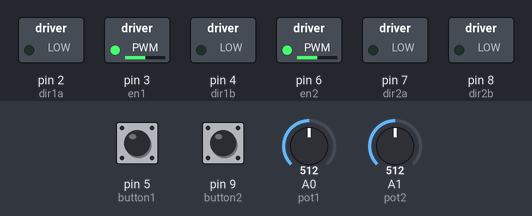
The sketch below on a simulated Arduino Uno, built with avr-gcc and run on an emulated ATmega328P. Shown: switched loads named in the sketch (green lamp = pin HIGH). The test bench sets the inputs (shaded band); at power-on: pin 5 (button1) HIGH, pin 9 (button2) HIGH, A0 (pot1) = 512, A1 (pot2) = 512.

Above: at 1.2 s.
1.3 s: pin 5 (button1) pulled LOW for 1 s
At 2.6 s:
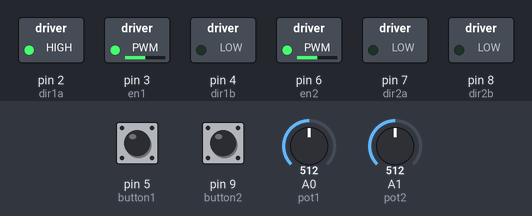
3.8 s: pin 9 (button2) pulled LOW for 3.2 s
At 7.5 s:
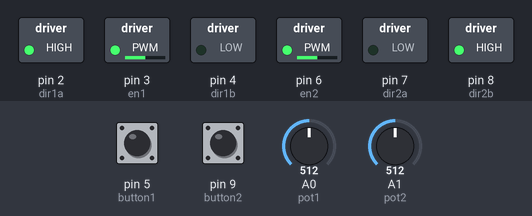
8.5 s: A0 (pot1) set to 716
At 9.7 s:
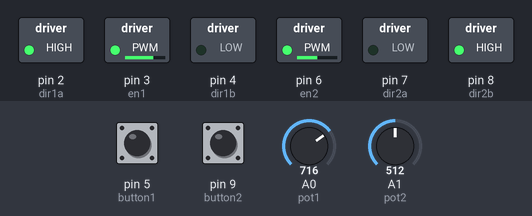
10.0 s: A1 (pot2) set to 716
At 11.0 s:
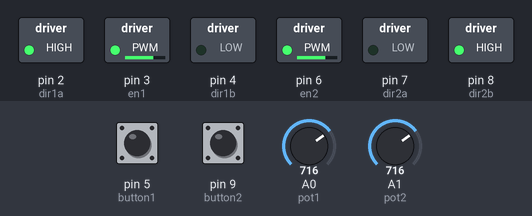
11.5 s: pin 5 (button1) pulled LOW for 0.15 s
At 12.1 s:
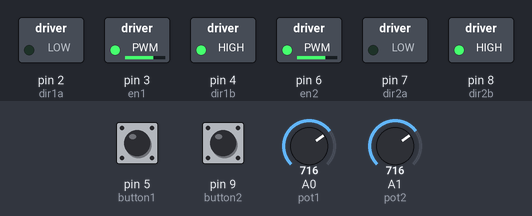
13.1 s: pin 9 (button2) pulled LOW for 0.15 s
At 13.4 s:
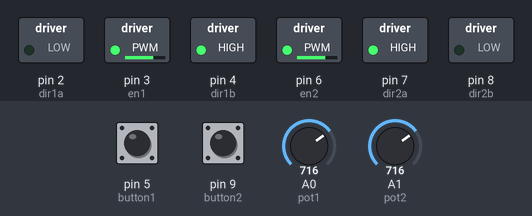
Timing chart, 0 to 15.7 s (numbered marks = the images above; inputs shaded):
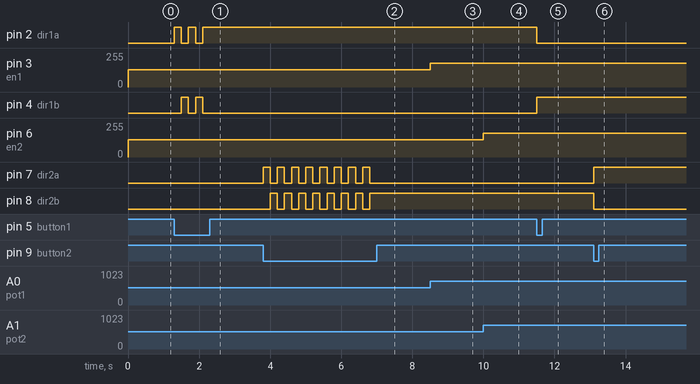

Measured:
- after the input at 1.3 s, pin 2 (dir1a): alternates HIGH for 0.20 s and LOW for 0.20 s, 5 changes in all, then stays HIGH, starting at once; pin 4 (dir1b): alternates HIGH for 0.20 s and LOW for 0.20 s, 4 changes in all, then stays LOW, starting after 0.20 s
- after the input at 3.8 s, pin 7 (dir2a): alternates HIGH for 0.20 s and LOW for 0.20 s, 16 changes in all, then stays LOW, starting at once; pin 8 (dir2b): alternates HIGH for 0.20 s and LOW for 0.20 s, 15 changes in all, then stays HIGH, starting after 0.20 s
- after the input at 8.5 s, pin 3 (en1): 128/255 → 179/255 at once
- after the input at 10.0 s, pin 6 (en2): 128/255 → 179/255 at once
- after the input at 11.5 s, pin 2 (dir1a): HIGH → LOW at once; pin 4 (dir1b): LOW → HIGH at once
- after the input at 13.1 s, pin 7 (dir2a): LOW → HIGH at once; pin 8 (dir2b): HIGH → LOW at once

The sketch:

sketch_3h.ino
```cpp
/*
	Pilotare due motori con un ponte H intero.
	I pin en1 ed en2 devono essere PWM.
*/

const int dir1a = 2, dir1b = 4, en1 = 3, pot1 = A0, button1 = 5,
          dir2a = 7, dir2b = 8, en2 = 6, pot2 = A1, button2 = 9;
bool state1, state2;

void setup ()
{
	pinMode(dir1a, OUTPUT);	// impostiamo come output
	pinMode(dir1b, OUTPUT);	// impostiamo come output
	pinMode(en1, OUTPUT);	// impostiamo come output
	pinMode(pot1, INPUT);	// impostiamo come input
	pinMode(button1, INPUT_PULLUP);	// impostiamo come input con pullup

	pinMode(dir2a, OUTPUT);	// impostiamo come output
	pinMode(dir2b, OUTPUT);	// impostiamo come output
	pinMode(en2, OUTPUT);	// impostiamo come output
	pinMode(pot2, INPUT);	// impostiamo come input
	pinMode(button2, INPUT_PULLUP);	// impostiamo come input con pullup
}

void loop ()
{
	int val1 = analogRead(pot1) /4;	// leggiamo e dividiamo
	int val2 = analogRead(pot2) /4;	// leggiamo e dividiamo

	analogWrite(en1, val1);			//
	analogWrite(en2, val2);			//

	if (!digitalRead(button1))
	{
		state1 = !state1;
		digitalWrite(dir1a, state1);
		digitalWrite(dir1b, !state1);
		delay(200);
	}

	if (!digitalRead(button2))
	{
		state2 = !state2;
		digitalWrite(dir2a, state2);
		digitalWrite(dir2b, !state2);
		delay(200);
	}
}
```
